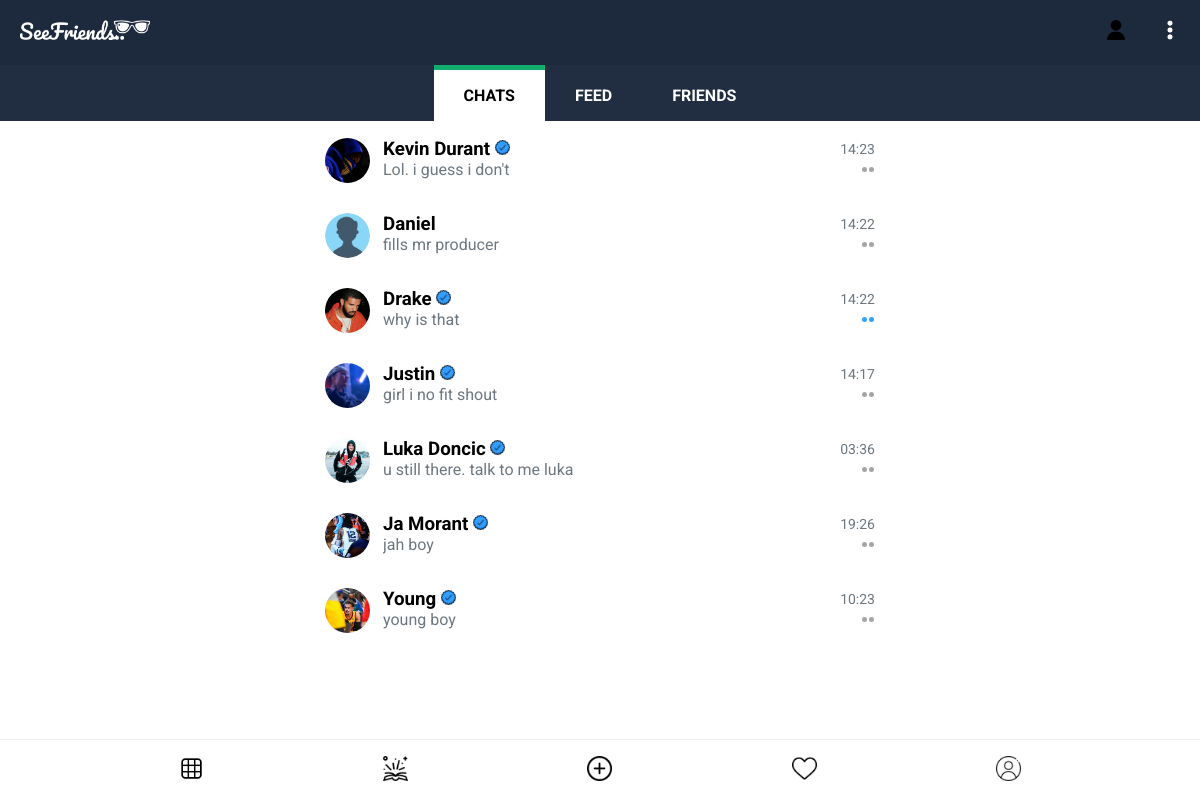
/messages/ (signed in), run on an earlier commit of the app's database.
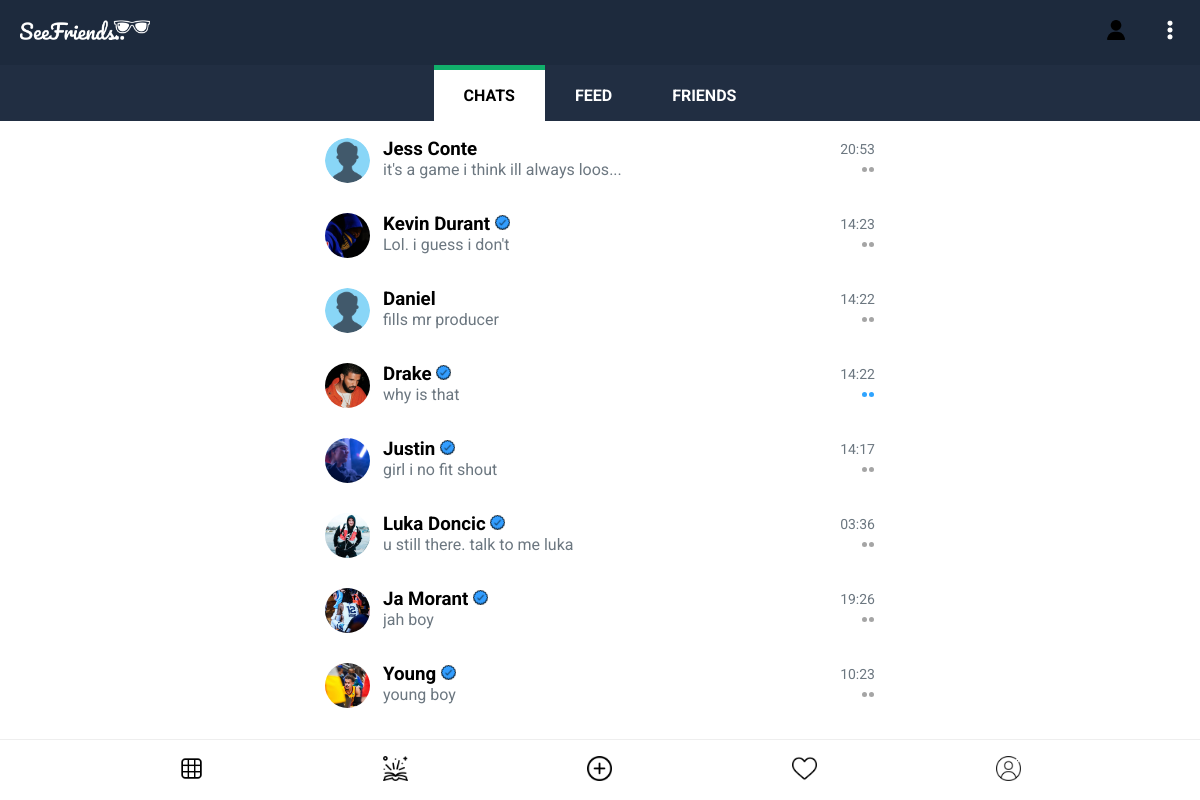
And on a later commit of the database.
### messagesapp/models.py (models this page shows, shortened)
class Message(models.Model):
   owner = models.ForeignKey(User, on_delete=models.SET_NULL, null=True, blank=True)
   recipient = models.ForeignKey(User, on_delete=models.SET_NULL, related_name="messages", null=True, blank=True)
   request_accepted = models.BooleanField(default=False)
   unread_messages = models.IntegerField(default=0) # message: msg.2
   last_body = models.ForeignKey("Body", on_delete=models.SET_NULL, null=True, blank=True, related_name="last_body", default="") # message: msg.3
   subdate = models.DateTimeField(null=True, blank=True)
   updated = models.DateTimeField(auto_now=True)
   created = models.DateTimeField(auto_now_add=True)
   id = models.UUIDField(default=uuid.uuid4, primary_key=True, unique=True, editable=False)
   class Meta:
      ordering = ['-updated']            # logic: so it appears in chats in the order of most recently updated
      unique_together = ['owner', 'recipient']

class Body(models.Model):
   owner = models.ForeignKey(User, on_delete=models.SET_NULL, null=True, blank=True)
   recipient = models.ForeignKey(User, on_delete=models.SET_NULL, related_name="body_recipient", null=True, blank=True)
   message = models.ForeignKey(Message, on_delete=models.CASCADE, null=True, blank=True)
   body = models.TextField()
   is_read = models.BooleanField(default=False)
   msg_on_post = models.ForeignKey(Post, on_delete=models.CASCADE, related_name="msg_post", null=True, blank=True)
   msg_on_tell = models.ForeignKey(Tell, on_delete=models.CASCADE, related_name="msg_tell", null=True, blank=True)
   type = models.CharField(max_length=20, default="") # "", "post", "tell"
   updated = models.DateTimeField(auto_now=True)
   created = models.DateTimeField(auto_now_add=True)
   id = models.UUIDField(default=uuid.uuid4, primary_key=True, unique=True, editable=False)
   @property
   def get_body_count(self):
      return len(self.body)
   class Meta:
      verbose_name_plural = "Body"
      ordering = ['-created']

### users/models.py (models this page shows, shortened)
class Profile(models.Model):
   VOTE_TYPE = (
      ('MALE', 'a male'),
      ('FEMALE', 'a female'),
   )
   user = models.OneToOneField(User, on_delete=models.CASCADE)
   name = models.CharField(max_length=200, blank=True, null=True)
   username = models.CharField(max_length=200, blank=True, null=True, unique=True)
   email = models.EmailField(max_length=500, blank=True, null=True, unique=True)
   img = models.ImageField(upload_to="profiles/", default="icons/user.png")
   bio = models.TextField(default="", blank=True, null=True)
   online = models.BooleanField(default=False)
   last_seen = models.DateTimeField(default=datetime.now(), null=True, blank=True)
   followers = models.ManyToManyField(User, related_name='followers', blank=True)
   following = models.ManyToManyField(User, related_name='following', blank=True)
   friends = models.ManyToManyField(User, related_name='friends', blank=True)
   verified = models.BooleanField(default=False)
   saved_post = models.ManyToManyField("homeapp.Post", related_name="saved_post", blank=True)
   saved_tell = models.ManyToManyField("homeapp.Tell", related_name="saved_tell", blank=True)
   seen_post = models.ManyToManyField("homeapp.Post", blank=True)
   seen_tell = models.ManyToManyField("homeapp.Tell", blank=True)
   activity_count = models.PositiveSmallIntegerField(default=0)
   updated = models.DateTimeField(auto_now_add=True)
   created = models.DateTimeField(auto_now=True)
   id = models.UUIDField(default=uuid.uuid4, unique=True, primary_key=True, editable=False)

### messagesapp/views.py (the view)
# urls.py: path('', views.chat, name="chat"),
def chat(request):
   chats = returnMessages(request)
   chats_count = returnMessagesCount(request)     # logic: gets chats count
   requests_count = returnRequestsCount(request)   # logic: gets requests count
   context = {'chats': chats, 'chats_count': chats_count, 'requests_count': requests_count}
   return render(request, 'msg-chat.html', context)

### messagesapp/utils.py (called while the page is built)
def returnMessagesCount(request):
   chats_count = request.user.messages.filter(
      Q (unread_messages__gt = 0) &
      Q (request_accepted = True)).count()
   return chats_count

def returnRequestsCount(request):
   requests_count = request.user.messages.filter(
      Q (unread_messages__gt = 0) &
      Q (request_accepted = False)).count()
   return requests_count

def returnMessages(request):
   if request.user.settings.top_unread == True or request.user.settings.top_all == True:
      chats = request.user.messages.exclude(request_accepted = False)
   else:
      chats = request.user.messages.exclude(request_accepted = False).order_by('-subdate')
   return chats

### messagesapp/templates/msg-chat.html (shortened to what this page needs)
{% extends 'main.html' %}
{% load static %}
{% block content %}
<body class="background-white">
{% include 'components/msg-header.html' %}
<main>
   <section class="inbox-menu">
      <div class="inbox-options">
         <a href="{% url 'chat' %}">
            <div class="chat-c pick"><h4 class="no-margin black">CHATS</h4>
            </div>
         </a>
         <a href="{% url 'feed' %}">
            <div class="feed-c"><h4 class="no-margin">FEED</h4></div>
         </a>
         <a href="{% url 'friends' %}">
            <div class="friends-c"><h4 class="no-margin">FRIENDS</h4></div>
         </a>
      </div>
   </section>
   <section class="chat-wrapper mobile-page-center width-p-10">
      {% for chat in chats %}
      {% if chat.body_set.all.0.is_read == False %}
      <a href="{% url 'message' chat.owner.id %}">
      <div class="chat">
         <div class="img-holder-c">
            <img src="{{chat.owner.profile.img.url}}" alt="profile-picture" class="img-holder-image">
         </div>
         <div class="chat-content">
            <div class="c-top">
               <h3 class="no-margin">{{chat.owner.profile.name|title}}
                  {% if chat.owner.profile.verified %}
                  <img src="{% static 'images/icons/verified/verified-blue2.png' %}" class="width-15" alt="verification">
                  {% endif %}
               </h3>
               <p class="grey-dark no-margin black">{{chat.last_body.created|date:"H:i"}}</p>
            </div>
            <div class="c-bottom">
               {% if chat.last_body.get_body_count > 35 %}
               <p class="no-margin grey-dark black" style="overflow: hidden;">{{chat.last_body.body|slice:35}}...</p>
               {% else %}
               <p class="no-margin grey-dark black" style="overflow: hidden;">{{chat.last_body.body|slice:35}}</p>
               {% endif %}
               <span class="chat-circle">{{chat.unread_messages}}</span>
            </div>
         </div>
      </div>
      </a>
      {% else %}
      <a href="{% url 'message' chat.owner.id %}">
      <div class="chat">
         <div class="img-holder-c">
            <img src="{{chat.owner.profile.img.url}}" alt="profile-picture" class="img-holder-image">
         </div>
         <div class="chat-content">
            <div class="c-top">
               <h3 class="no-margin">{{chat.owner.profile.name|title}}
                  {% if chat.owner.profile.verified %}
                  <img src="{% static 'images/icons/verified/verified-blue2.png' %}" class="width-15" alt="verification">
                  {% endif %}
               </h3>
               <p class="grey-dark no-margin">{{chat.last_body.created|date:"H:i"}}</p>
            </div>
            <div class="c-bottom">
               {% if chat.last_body.get_body_count > 35 %}
               <p class="no-margin grey-dark" style="overflow: hidden;">{{chat.last_body.body|slice:35}}...</p>
               {% else %}
               <p class="no-margin grey-dark" style="overflow: hidden;">{{chat.last_body.body}}</p>
               {% endif %}
               {% if chat.last_body.owner == request.user %}
               {% if chat.last_body.is_read %}
               <span class="seen-flex">
                  <div class="c1 msg-blue"></div>
                  <div class="c1 msg-blue"></div>
               </span>
               {% else %}
               <span class="seen-flex">
                  <div class="c1"></div>
                  <div class="c1"></div>
               </span>
               {% endif %}
               {% endif %}
            </div>
         </div>
      </div>
      </a>
      {% endif %}
      {% endfor %}
   </section>
</main>
   {% include 'components/footer-component.html' %}
</body>
{% endblock content %}

What changed in the data, as far as the page shows it:
added Message: owner.profile.img (placeholder picture), owner.profile.name "Jess Conte", last_body.created "20:53", last_body.body "it's a game i think ill always loos"
